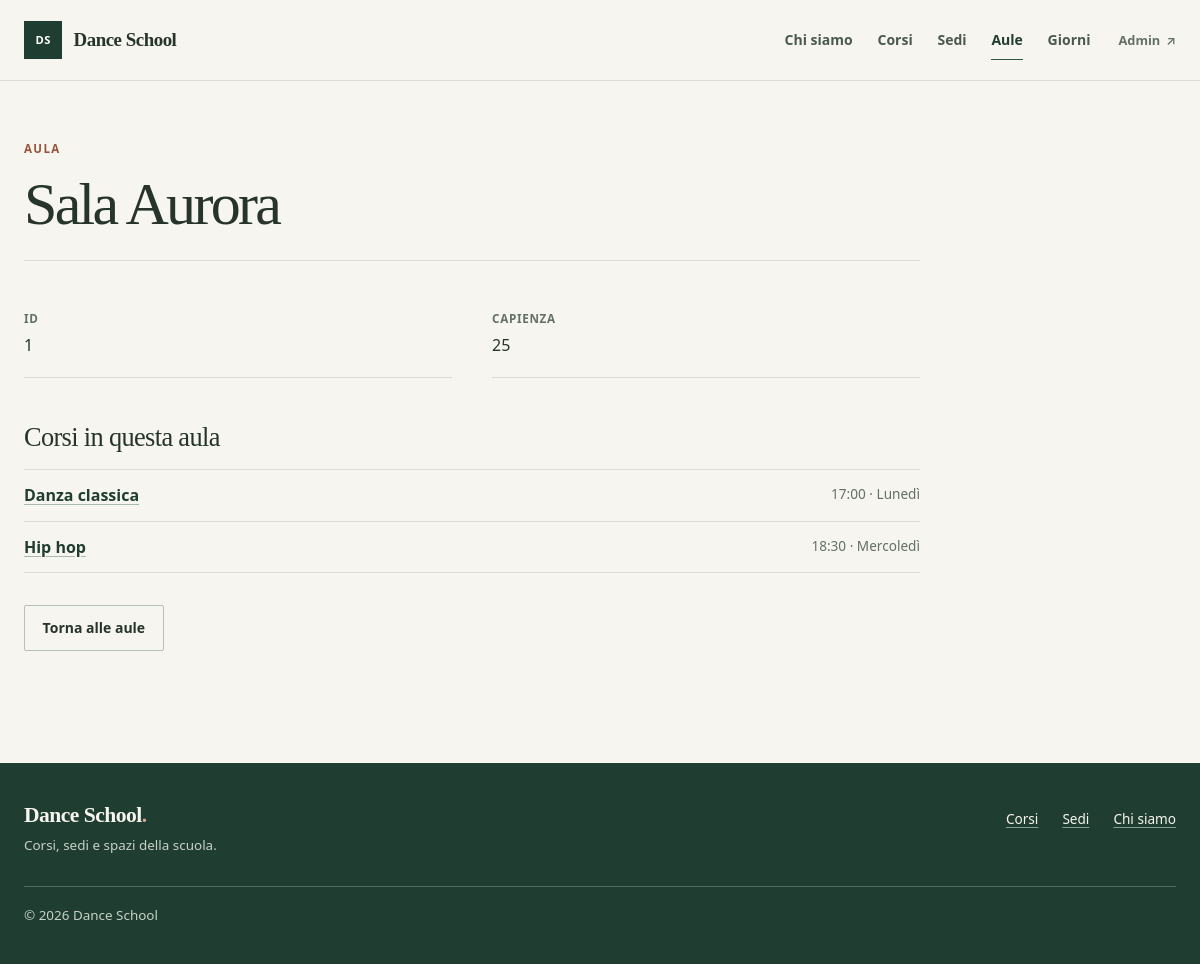
/school/classrooms/1/, run on the app's committed database.
### school/models.py (models this page shows, shortened)
class Classroom(models.Model):
    name = models.CharField(max_length=100)
    capacity = models.IntegerField()

class Course(models.Model):
    subject = models.CharField(max_length=100)
    day_of_the_week = models.ForeignKey(
        DayOfTheWeek,
        on_delete=models.CASCADE,
        related_name="courses",
    )
    starting_hour = models.TimeField()
    classroom = models.ForeignKey(
        Classroom,
        on_delete=models.CASCADE,
        related_name="courses",
    )
    school = models.ForeignKey(
        "schoolmanagement.School",
        on_delete=models.CASCADE,
        related_name="courses",
    )

class DayOfTheWeek(models.Model):
    number = models.IntegerField()
    name = models.CharField(max_length=100)

### school/views.py (the view)
class ClassroomDetailView(generic.DetailView):
    model = Classroom
    context_object_name = "classroom"
    template_name = "school/classroom_detail.html"

### school/templates/school/classroom_detail.html (shortened to what this page needs)
{% extends "base.html" %}
{% block content %}
    <article class="detail-page">
        <header class="page-header">
            <div class="page-heading">
                <p class="page-kicker">Aula</p>
                <h1>{{ classroom.name }}</h1>
            </div>
        </header>
        <dl class="detail-grid">
            <div class="detail-item">
                <dt>ID</dt>
                <dd>{{ classroom.pk }}</dd>
            </div>
            <div class="detail-item">
                <dt>Capienza</dt>
                <dd>{{ classroom.capacity }}</dd>
            </div>
        </dl>
        <section class="related-section" aria-labelledby="classroom-courses-title">
            <h2 id="classroom-courses-title">Corsi in questa aula</h2>
            <ul class="related-list">
                {% for course in classroom.courses.all %}
                    <li>
                        <a href="{% url 'course_detail' pk=course.pk %}">{{ course.subject }}</a>
                        <span>{{ course.starting_hour|time:"H:i" }} · {{ course.day_of_the_week.name }}</span>
                    </li>
                {% empty %}
                    <li>Nessun corso assegnato a quest’aula.</li>
                {% endfor %}
            </ul>
        </section>
        <p class="detail-actions">
            <a class="button button--secondary" href="{% url 'classroom_list' %}">Torna alle aule</a>
        </p>
    </article>
{% endblock %}

### static/css/style.css (style rules this page uses)
:root { color-scheme: light; --paper: #f6f5ef; --surface: #fffefa; --ink: #26342c; --muted: #627067; --line: #d9ded5; --green: #315747; --green-dark: #203d31; --clay: #96543d; --error: #a13d35; font-family: system-ui, -apple-system, BlinkMacSystemFont, "Segoe UI", sans-serif; color: var(--ink); background: var(--paper); font-synthesis: none; text-rendering: optimizeLegibility; }
* { box-sizing: border-box; }
body { display: flex; min-height: 100vh; flex-direction: column; margin: 0; }
a { color: inherit; }
.eyebrow, .page-kicker, .carousel-category, .about-number { margin: 0 0 1rem; color: var(--clay); font-size: 0.72rem; font-weight: 700; letter-spacing: 0.12em; line-height: 1.4; text-transform: uppercase; }
.hero-copy h1, .about-intro h1, .page-heading h1, .form-page h1 { margin: 0; font-family: Georgia, "Times New Roman", serif; font-weight: 400; letter-spacing: -0.045em; }
.hero-actions, .detail-actions, .form-actions { display: flex; flex-wrap: wrap; align-items: center; gap: 0.8rem 1.5rem; }
.button { display: inline-flex; min-height: 2.85rem; align-items: center; justify-content: center; gap: 0.7rem; padding: 0.7rem 1.1rem; border: 1px solid var(--green-dark); border-radius: 2px; background: var(--green-dark); color: #fff; cursor: pointer; font-size: 0.875rem; font-weight: 650; line-height: 1.3; text-decoration: none; }
.button--secondary { border-color: #b6c1b7; background: transparent; color: var(--ink); }
.home-guide-intro h2, .about-item h2, .related-section h2 { margin: 0; font-family: Georgia, "Times New Roman", serif; font-weight: 400; letter-spacing: -0.025em; }
.page-header { display: flex; flex-wrap: wrap; align-items: end; justify-content: space-between; gap: 1.5rem; margin-bottom: 2rem; padding-bottom: 1.5rem; border-bottom: 1px solid var(--line); }
.page-heading { min-width: 0; }
.page-heading h1, .form-page h1, .about-intro h1 { font-size: clamp(2.5rem, 5vw, 4rem); line-height: 1.05; }
.table-primary a, .detail-item a, .related-list a { color: var(--green-dark); font-weight: 650; text-decoration-color: #a8b8ab; text-underline-offset: 0.2em; }
.detail-page, .form-page { max-width: 56rem; }
.detail-grid { display: grid; grid-template-columns: repeat(2, minmax(0, 1fr)); gap: 0 2.5rem; margin: 0; }
.detail-item { min-width: 0; padding-block: 1.1rem 1.25rem; border-bottom: 1px solid var(--line); }
.detail-item dt { margin-bottom: 0.45rem; color: var(--muted); font-size: 0.73rem; font-weight: 700; letter-spacing: 0.06em; text-transform: uppercase; }
.detail-item dd { margin: 0; line-height: 1.5; overflow-wrap: anywhere; }
.detail-actions { margin-top: 2rem; }
.related-section { margin-top: 2.75rem; }
.related-section h2 { margin-bottom: 1rem; font-size: 1.65rem; }
.related-list { margin: 0; padding: 0; border-top: 1px solid var(--line); list-style: none; }
.related-list li { display: flex; flex-wrap: wrap; justify-content: space-between; gap: 0.5rem 1rem; padding-block: 0.9rem; border-bottom: 1px solid var(--line); }
.related-list li span { color: var(--muted); font-size: 0.85rem; }

### data on the page
Classroom: name "Sala Aurora", pk "1", capacity "25"
Course: subject "Danza classica", starting_hour "17:00", day_of_the_week.name "Lunedì"
Course: subject "Hip hop", starting_hour "18:30", day_of_the_week.name "Mercoledì"
